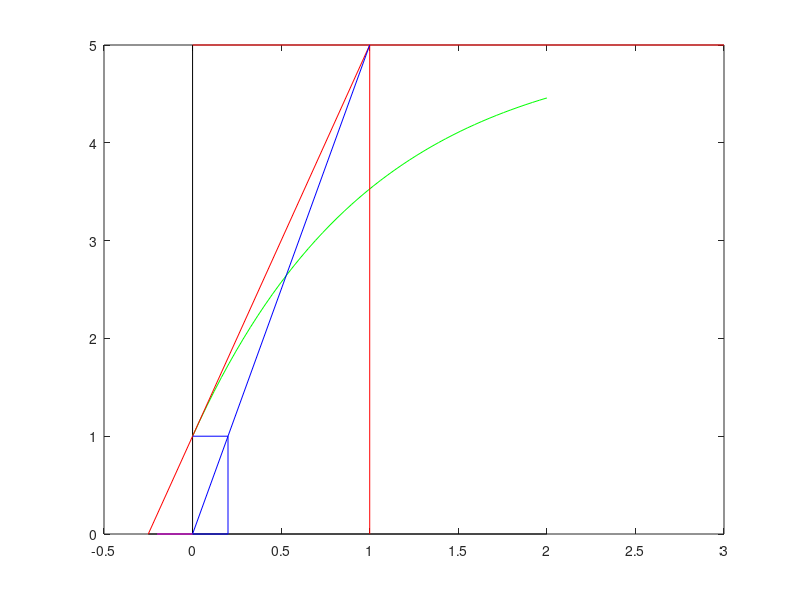

The MATLAB source for this figure:
%% fig:Bert_fig
%% out:bert

t = linspace(0,2,50)';
L = 5 - 4*exp(-t);

plot([-.25;2],[0;0],'k', [0;0],[0;5],'k', ...
     t,L,'g', [0;3], ...
     [5;5],'r', [-.25;1], [0;5],'r', [1;1],[0;5],'r', ...
     [0;.2],[1;1],'b', [0;1], ...
     [0;5],'b',[.2;.2],[0;1],'b',[0;.2],[0,0],'b', ...
     [-.2;0],[0,0],'m')

